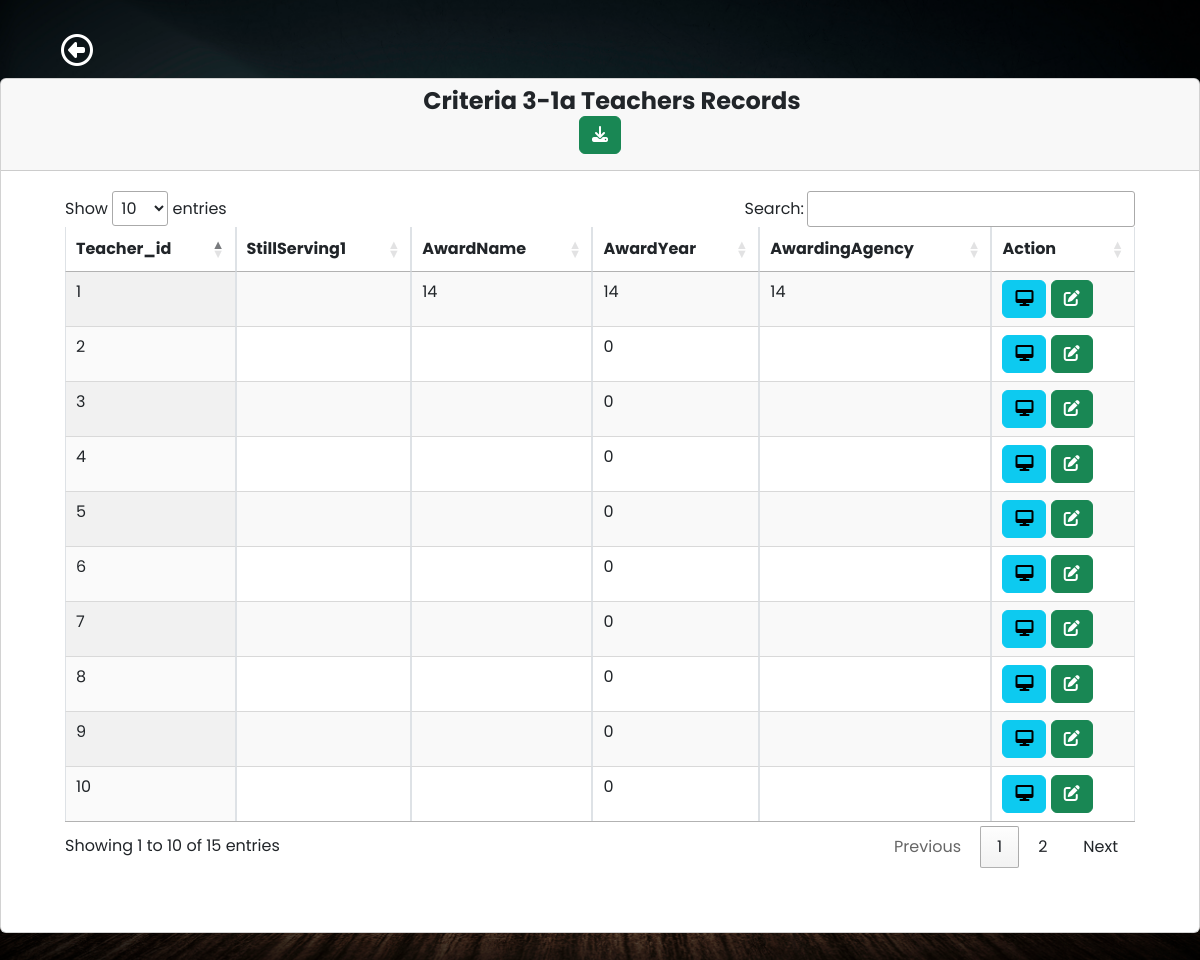
The page /criteria/criteria3-1b.php on the database its author committed.
### tables this page shows
CREATE TABLE `teacherform` (
  `teacher_id` int(10) NOT NULL,
  `teacherName` varchar(100) NOT NULL,
  `pan` varchar(100) NOT NULL,
  `designation` varchar(50) NOT NULL,
  `appointmentYear` int(40) NOT NULL,
  `appointmentNature` varchar(100) NOT NULL,
  `departmentName` varchar(70) NOT NULL,
  `experienceYears` int(10) NOT NULL,
  `stillServing1` varchar(100) NOT NULL,
  `teacherNamePhD` varchar(100) NOT NULL,
  `qualificationYear` varchar(10) NOT NULL,
  `recognizedGuide` varchar(10) NOT NULL,
  `recognitionYear` int(10) NOT NULL,
  `stillServing2` varchar(10) NOT NULL,
  `researchScholar` varchar(100) NOT NULL,
  `registrationYear` int(10) NOT NULL,
  `guideAllotmentLink` date NOT NULL,
  `programmeName` varchar(50) NOT NULL,
  `programmeCode` varchar(50) NOT NULL,
  `semesterYear` varchar(10) NOT NULL,
  `lastExamDate` date NOT NULL,
  `resultDate` date NOT NULL,
  `programCode` varchar(10) NOT NULL,
  `programName` varchar(100) NOT NULL,
  `studentsAppeared` int(100) NOT NULL,
  `studentsPassed` int(100) NOT NULL,
  `teacherNameSeedMoney` varchar(100) NOT NULL,
  `seedAmount` int(10) NOT NULL,
  `yearReceived` int(10) NOT NULL,
  `policyLink` varchar(100) NOT NULL,
  `teacherNameAward` varchar(100) NOT NULL,
  `awardName` varchar(100) NOT NULL,
  `awardYear` int(10) NOT NULL,
  `awardingAgency` varchar(100) NOT NULL,
  `roomName` varchar(255) NOT NULL,
  `ictFacility` varchar(255) NOT NULL,
  `photoLink` varchar(255) NOT NULL,
  `timetable` varchar(255) NOT NULL,
  `year` varchar(10) NOT NULL,
  `budget` int(10) NOT NULL,
  `expenditure` int(10) NOT NULL,
  `totalExpenditure` int(10) NOT NULL,
  `maintenanceAcademic` int(10) NOT NULL,
  `maintenancePhysical` int(10) NOT NULL,
  `module` varchar(255) NOT NULL,
  `platform` varchar(255) NOT NULL,
  `launchDate` date NOT NULL,
  `documentLink` varchar(255) NOT NULL,
  `facility` varchar(255) NOT NULL,
  `developmentFacility` varchar(255) NOT NULL,
  `videoLink` varchar(255) NOT NULL,
  `scheme_name` varchar(255) NOT NULL,
  `gov_students` int(11) NOT NULL,
  `gov_amount` decimal(10,2) NOT NULL,
  `ngo_students` int(11) NOT NULL,
  `ngo_amount` decimal(10,2) NOT NULL,
  `ngo_name` varchar(255) NOT NULL,
  `capacity_programme` varchar(255) NOT NULL,
  `implementationDate` date NOT NULL,
  `enrolledStudents` int(11) NOT NULL,
  `agencies` text NOT NULL,
  `activity_name` varchar(255) NOT NULL,
  `students_attended` int(11) NOT NULL,
  `students_placed` int(11) NOT NULL,
  `eventDate` date NOT NULL,
  `teamIndividual` varchar(255) NOT NULL,
  `competitionLevel` varchar(255) NOT NULL,
  `eventName` varchar(255) NOT NULL,
  `pi_co_pi_name` varchar(255) NOT NULL,
  `funding_agency` varchar(255) NOT NULL,
  `type` varchar(100) NOT NULL,
  `department` varchar(255) NOT NULL,
  `funds_provided` int(10) NOT NULL,
  `duration` varchar(100) NOT NULL,
  `workshop_name` varchar(255) NOT NULL,
  `participants` int(11) NOT NULL,
  `date` varchar(100) NOT NULL,
  `activity_report_link` varchar(255) NOT NULL,
  `author_name` varchar(255) NOT NULL,
  `journal_name` varchar(255) NOT NULL,
  `publication_year` int(11) NOT NULL,
  `issn_number` varchar(255) NOT NULL,
  `journal_website` varchar(255) NOT NULL,
  `article_link` varchar(255) NOT NULL,
  `listing_status` varchar(255) NOT NULL,
  `teacher_consultants` varchar(255) NOT NULL,
  `project_name` varchar(255) NOT NULL,
  `agency_details` varchar(255) NOT NULL,
  `revenue_generated` decimal(10,2) NOT NULL,
  `trainees` int(11) NOT NULL,
  `teachers_staff_names` varchar(255) NOT NULL,
  `facilities_name_department` varchar(255) NOT NULL,
  `consultancy_name` varchar(255) NOT NULL,
  `total_amount_spent` int(10) NOT NULL,
  `organizing_unit` varchar(255) NOT NULL,
  `role` varchar(50) NOT NULL,
  `year_placement` varchar(4) NOT NULL,
  `studentName_placement` varchar(255) NOT NULL,
  `programGraduated_placement` varchar(255) NOT NULL,
  `employerName` varchar(255) NOT NULL,
  `payPackage` varchar(255) NOT NULL,
  `studentName_higher_education` varchar(255) NOT NULL,
  `institutionJoined` varchar(255) NOT NULL,
  `programAdmitted` varchar(255) NOT NULL,
  `e_governance` varchar(255) NOT NULL,
  `conference_name` varchar(255) NOT NULL,
  `conferenceName` varchar(255) NOT NULL,
  `professionalBody` varchar(255) NOT NULL,
  `amount` int(10) NOT NULL,
  `roles` varchar(255) NOT NULL,
  `from_date` date NOT NULL,
  `to_date` date NOT NULL,
  `program_title` varchar(255) NOT NULL
);

### criteria/criteria3-1b.php (the view, shortened to what this page needs)
<?php
require 'dbcon.php';
?>
<!doctype html>
<html lang="en">
<head>
    <link href="https://cdn.jsdelivr.net/npm/bootstrap@5.1.3/dist/css/bootstrap.min.css" rel="stylesheet">
    <link rel="stylesheet" href="https://cdn.datatables.net/1.10.2/css/jquery.dataTables.min.css">
    <link rel="stylesheet" href="https://pro.fontawesome.com/releases/v5.10.0/css/all.css">
    <?php
    include('../students/includes/header1.php');
    ?>
</head>
<body>
    <div class="wrapper">
        <div class="main">
            <nav class="navbar navbar-expand">
                <a href="../criteria/criteria.php" class="btn btn-2xl mx-5 mt-4"><i class="fa-regular fa-circle-left fa-2xl" style="color: #fff;"></i></a>
            </nav>
            <main class="content ">
                <div class=" mb-5">
                    <div class="row">
                        <div class="col-md-12">
                            <div class="card">
                                <div class="card-header">
                                    <h4 class="text-center">&emsp;<b>Criteria 3-1a Teachers Records</b>
                                    <form method="post" action="../excel/Excel copy 13.php">
                                            <button type="submit" class="btn btn-success btn pull-right" name="export_excel"><i class="fas fa-download"></i></button>
                                        </form>
                                    </h4>
                                </div>
                                <div class="card-body m-5 mt-1">
                                    <table id="example" class="display table table-striped table-bordered table-hover" cellspacing="0" width="100%">
                                        <thead>
                                            <tr>
                                                <?php
                                                $query = "SELECT teacher_id,stillServing1,awardName,awardYear,awardingAgency FROM teacherform LIMIT 1";
                                                $query_run = mysqli_query($conn, $query);
                                                $row = mysqli_fetch_assoc($query_run);
                                                foreach ($row as $key => $value) {
                                                    echo "<th>" . ucfirst($key) . "</th>";
                                                }
                                                ?>
                                                <th>Action</th>
                                            </tr>
                                        </thead>
                                        <tbody>
                                            <?php
                                            $query = "SELECT  teacher_id,stillServing1,awardName,awardYear,awardingAgency FROM teacherform";
                                            $query_run = mysqli_query($conn, $query);
                                            if (mysqli_num_rows($query_run) > 0) {
                                                while ($teacher = mysqli_fetch_assoc($query_run)) {
                                            ?>
                                                    <tr>
                                                        <?php
                                                        foreach ($teacher as $data) {
                                                            echo "<td>" . $data . "</td>";
                                                        }
                                                        ?>
                                                        <td>
                                                            <a href="teacher-view.php?id=<?= $teacher['teacher_id']; ?>" class="btn btn-info btn-xs"><i class="fas fa-desktop "></i></a>
                                                            <a href="teacher-edit.php?id=<?= $teacher['teacher_id']; ?>" class="btn btn-success btn-xs"><i class="fas fa-edit"></i></a>
                                                        </td>
                                                    </tr>
                                            <?php
                                                }
                                            } else {
                                                echo "<tr><td colspan='4'>No Record Found</td></tr>";
                                            }
                                            ?>
                                        </tbody>
                                    </table>
                                </div>
                            </div>
                        </div>
                    </div>
                </div>
            </main>
        </div>
    </div>
</body>
</html>

### students/includes/header1.php (style rules this page uses)
body { font-family: 'Poppins', sans-serif; margin: 0; background-image: url("../img/background-image.jpg"); background-repeat: no-repeat; background-position: center bottom; background-size: cover; }
a { cursor: pointer; text-decoration: none; font-family: 'Poppins', sans-serif; }
.wrapper { align-items: stretch; display: flex; width: 100%; }
.main { display: flex; flex-direction: column; min-height: 100vh; width: 100%; overflow: hidden; transition: all 0.35s ease-in-out; }
.content { flex: 1; max-width: 100vw; width: 100vw; }
@media (min-width:768px) { .content { width: auto; } }

### rows shown on the page
teacherform: teacher_id "1", data "14"
teacherform: teacher_id "2", awardYear "0"
teacherform: teacher_id "3", awardYear "0"
teacherform: teacher_id "4", awardYear "0"
teacherform: teacher_id "5", awardYear "0"
teacherform: teacher_id "6", awardYear "0"
teacherform: teacher_id "7", awardYear "0"
teacherform: teacher_id "8", awardYear "0"
teacherform: teacher_id "9", awardYear "0"
teacherform: teacher_id "10", awardYear "0"

### other values the page prints
$key "Teacher_id"
$key "StillServing1"
$key "AwardName"
$key "AwardYear"
$key "AwardingAgency"
